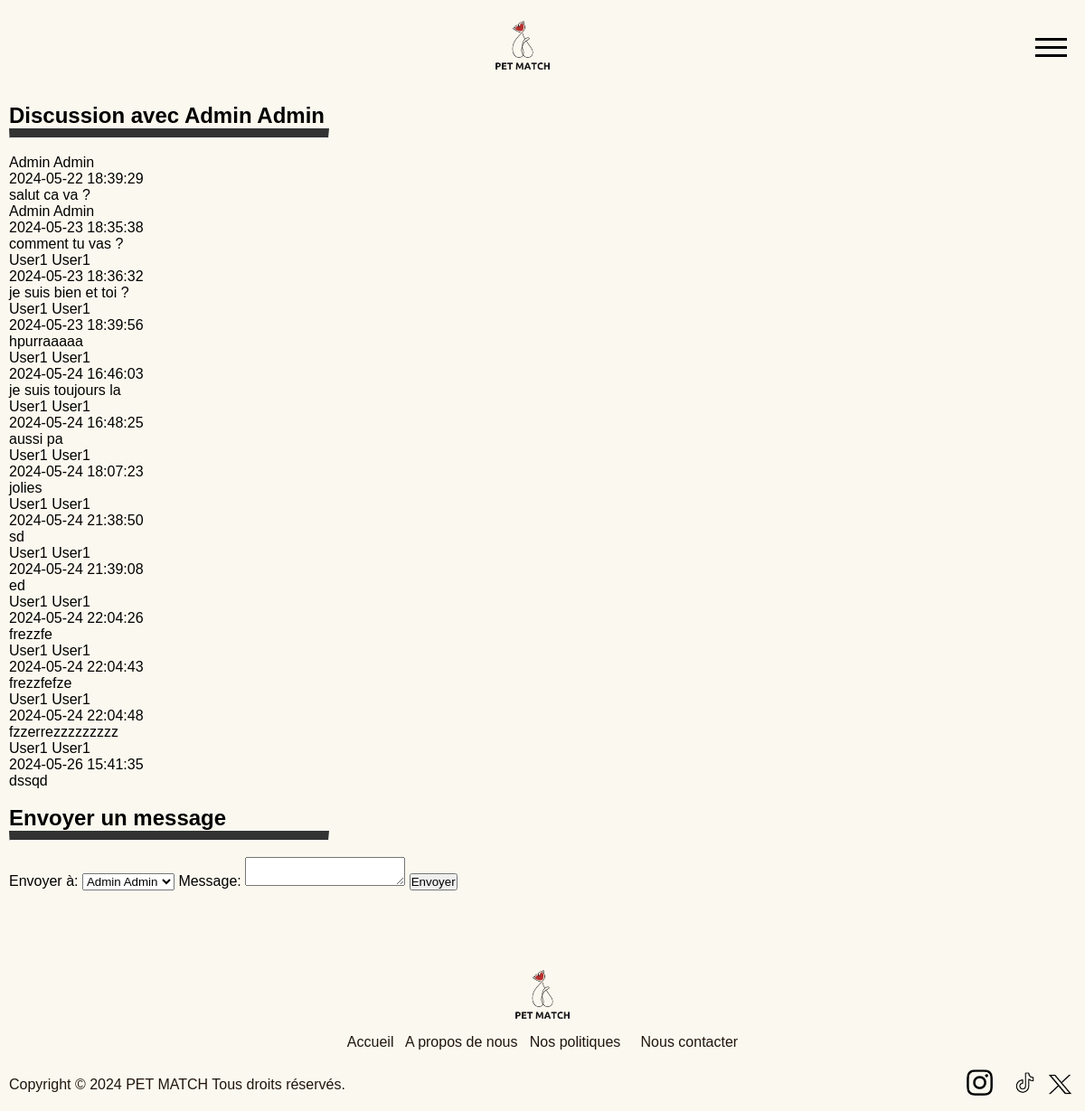
Before: /feature/send_message.php?message_to_user_id=1 (signed in) with the older database file.
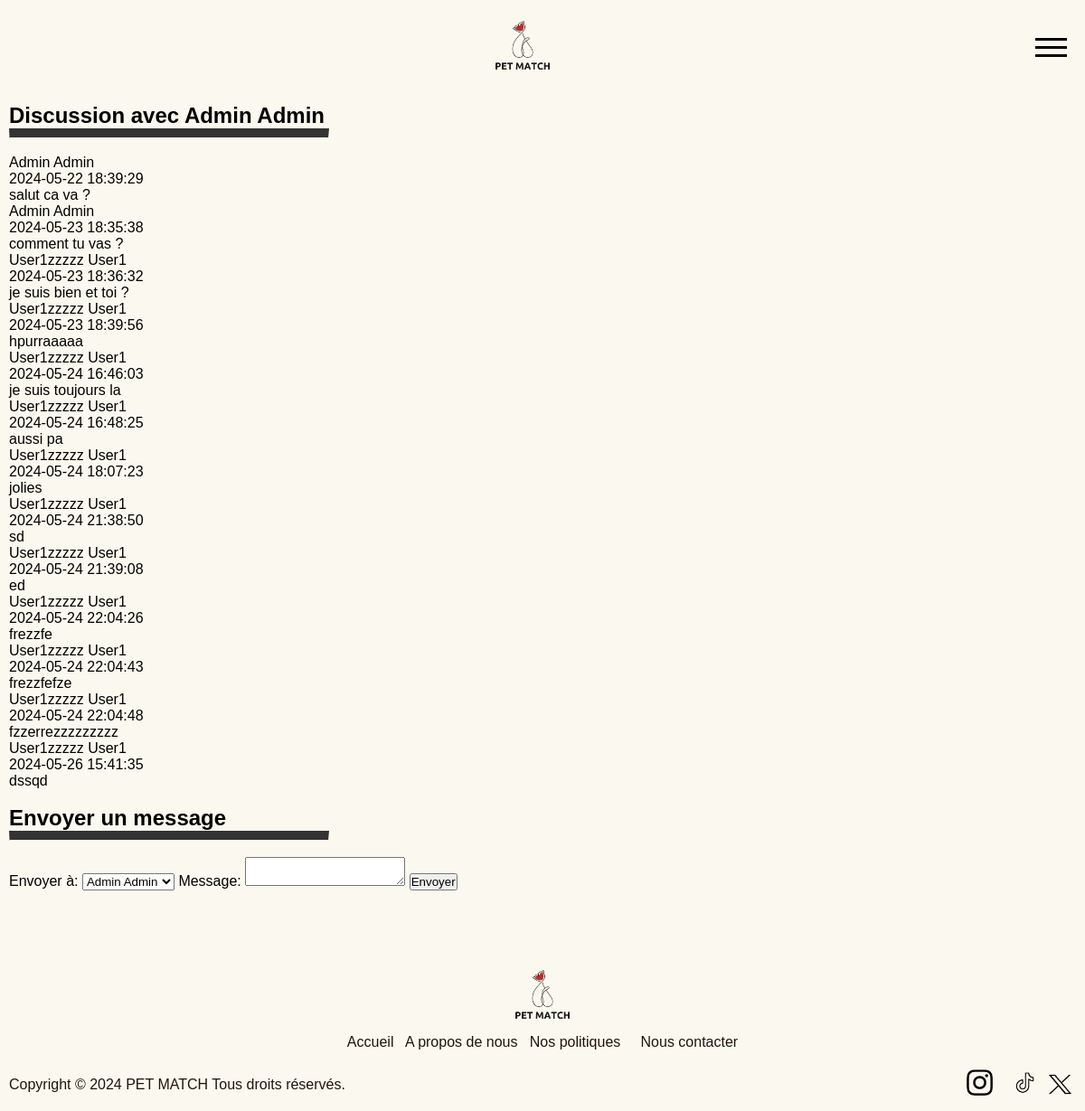
After: the same page with the newer database file.
### tables this page shows
CREATE TABLE user (
    id INTEGER PRIMARY KEY AUTOINCREMENT,
    gender TEXT NOT NULL,
    firstname TEXT NOT NULL,
    lastname TEXT NOT NULL,
    email TEXT NOT NULL UNIQUE,
    password TEXT NOT NULL,
    phone TEXT NOT NULL,
    city TEXT NOT NULL,
    birthday TEXT NOT NULL,
    orientation TEXT NOT NULL,
    bio TEXT,
    is_admin INTEGER NOT NULL DEFAULT 0,
    blocked INTEGER NOT NULL DEFAULT 0,
    created_at TIMESTAMP DEFAULT CURRENT_TIMESTAMP,
    subscription TEXT,
    dog_breed TEXT NOT NULL
, "photo" TEXT);

CREATE TABLE messages (
    id INTEGER PRIMARY KEY AUTOINCREMENT,
    sender_id INTEGER NOT NULL,
    receiver_id INTEGER NOT NULL,
    content TEXT NOT NULL,
    sent_at TIMESTAMP DEFAULT CURRENT_TIMESTAMP,
    FOREIGN KEY (sender_id) REFERENCES user(id),
    FOREIGN KEY (receiver_id) REFERENCES user(id)
);

### feature/send_message.php (the view, shortened to what this page needs)
<?php include '../template/header.php'; $custom_css = "../css/send_message.css"; ?>
<?php
$pdo = new PDO('sqlite:../DB/my_database.db');
$pdo->setAttribute(PDO::ATTR_ERRMODE, PDO::ERRMODE_EXCEPTION);
$user_id = $_SESSION['user_id'];
if (isset($_GET['message_to_user_id'])) {
    $receiver_id = $_GET['message_to_user_id'];
    $stmt = $pdo->prepare("SELECT * FROM user WHERE id = :id");
    $stmt->execute(['id' => $receiver_id]);
    $receiver = $stmt->fetch(PDO::FETCH_ASSOC);
    $sql = "SELECT m.*, u.firstname, u.lastname
            FROM messages m
            JOIN user u ON m.sender_id = u.id
            WHERE (m.sender_id = :user_id AND m.receiver_id = :receiver_id)
               OR (m.sender_id = :receiver_id AND m.receiver_id = :user_id)
            ORDER BY m.sent_at ASC";
    $stmt = $pdo->prepare($sql);
    $stmt->execute([
        'user_id' => $user_id,
        'receiver_id' => $receiver_id
    ]);
    $messages = $stmt->fetchAll(PDO::FETCH_ASSOC);
}
?>
<body>
    <?php if (isset($messages)): ?>
        <h2>Discussion avec <?= htmlspecialchars($receiver['firstname'] . ' ' . $receiver['lastname']) ?></h2>
        <hr style="border-top: 10px solid #333; width:30%">
        <br>
        <?php foreach ($messages as $message): ?>
            <div class="message">
                <div class="sender">
                    <?= htmlspecialchars($message['firstname'] . ' ' . $message['lastname']) ?>
                </div>
                <div class="timestamp">
                    <?= htmlspecialchars($message['sent_at']) ?>
                </div>
                <div class="content">
                    <?= nl2br(htmlspecialchars($message['content'])) ?>
                </div>
            </div>
        <?php endforeach; ?>
    <?php endif; ?>
    <br>
    <h2>Envoyer un message</h2>
    <hr style="border-top: 10px solid #333; width:30%">
    <br>
    <form action="form/send_messageF.php" method="POST">
        <label>Envoyer à:</label>
        <select name="receiver_id" required>
            <?php
            if (!isset($_GET['message_to_user_id'])) {
                foreach ($matched_users as $user) {
                    echo "<option value='" . htmlspecialchars($user['id']) . "'>" .
                        htmlspecialchars($user['firstname'] . " " . $user['lastname']) .
                        "</option>";
                }
            } else {
                echo "<option value='" . htmlspecialchars($receiver['id']) . "'>" .
                    htmlspecialchars($receiver['firstname'] . " " . $receiver['lastname']) .
                    "</option>";
            }
            ?>
        </select>
        <label>Message:</label>
        <textarea name="content" required></textarea>
        <input type="submit" value="Envoyer">
    </form>
<?php include '../template/footer.php'; ?>

### template/header.php (shortened to what this page needs)
<!DOCTYPE html>
<html>
    <head>
        <link rel="stylesheet" href="../css/style.css">
        <link rel="stylesheet" href="../css/form.css">
    </head>
    <body>
        <nav>
            <div class="containerNav">
                <div class="left image2" style="display:flex;">
                </div>
                <div class="center">
                <?php
                    if (isset($_SESSION["user_id"])) {
                        echo "<a href='../user/home.php'><img src='../pic/logoSF.png' alt='Logo' width='auto' height='80px'></a>";
                    } else {
                        echo "<a href='../visitor/index.php'><img src='../pic/logoSF.png' alt='Logo' width='auto' height='80px'></a>";
                    }
                ?>
                </div>
                <div class="right">
                    <a href="#" id="openBtn">
                        <span class="burger-icon">
                        <span></span>
                        <span></span>
                        <span></span>
                        </span>
                    </a>
                </div>
            </div>
        </nav>
        <main>

### template/footer.php (shortened to what this page needs)
</main>
        <footer>
            <div class="container">
                <div class="center"><img src="../pic/logoSF.png" alt="Logo" width="auto" height="80px"></div>
                <div class="center">
                    <?php
                        if (isset($_SESSION["user_id"])) {
                           echo "<a href='../user/home.php'>Accueil</a>";
                        } else {
                            echo "<a href='../visitor/index.php'>Accueil</a>";
                        }
                    ?>
                    <a href="../template/about_us.php" id="footer">A propos de nous</a>
                    <a href="../template/policy.php" id="footer">Nos politiques</a>
                    <a href="../template/contact.php" id="footer">Nous contacter</a>
                </div>
                <br>
                <div class="containerF network_pc">
                    <div class="left-text">Copyright &copy; 2024 PET MATCH Tous droits réservés.</div>
                    <div class="right-text">
                        <a class="right" href="#"><img src="../social_media/logo-insta-SF.png" width="35px" height="35px"></a>&nbsp;<a href="#"><img src="../social_media/logo-tiktok-SF.png" width="35px" height="35px"></a>&nbsp;<a href="#"><img src="../social_media/logo-x-SF.png" width="35px" height="31px"></a>
                    </div>
                </div>
            </div>
        </footer>
    </body>
</html>

### css/style.css (style rules this page uses)
* { margin: 0; padding: 0; box-sizing: border-box; }
html { height: 100%; background-color: #FBF9EF; }
body { min-height: 100%; display: block; flex-direction: column; font-family: "Arial", Sans-serif; background-color: #FBF9EF; }
main { flex : 1; padding: 10px; padding-bottom: 50px; background-color: #FBF9EF; }
a { color : rgb(0, 0, 0); cursor: pointer; text-decoration: underline; }
.containerNav { display: flex; flex-direction: row; justify-content: space-between; align-items: center; height: min-content; padding: 10px 10px 10px 0; }
.burger-icon span { display: block; width: 35px; height: 3px; background-color: rgb(0, 0, 0); margin: 6px 0; right: 25px; }
.left, .right { width: min-content; text-align: center; padding: 10px; }
.right { right: 0; }
.center { width: 100%; text-align: center; }
.container { margin-top: 15px; display: flex; width: 100%; flex-direction: column; justify-content: space-between; align-items: center; height: min-content; }
.network_pc { display: block; }
footer { color: #20150d; padding: 10px; display: flex; justify-content: space-between; align-items: center; position: relative; bottom : 0; width :100%; margin-top: auto; }
footer a { text-decoration: none; color: #20150d; }
.containerF { display: flex; justify-content: space-between; align-items: center; width: 100%; }
.left-text { flex: 1; }
.right-text { flex: 1; text-align: right; }

Changed rows visible on the page:
changed through a linked row, messages "je suis bien et toi ?": sender.lastname "User1 User1" → "User1zzzzz User1"
changed through a linked row, messages "hpurraaaaa": sender.lastname "User1 User1" → "User1zzzzz User1"
changed through a linked row, messages "je suis toujours la": sender.lastname "User1 User1" → "User1zzzzz User1"
changed through a linked row, messages "aussi pa": sender.lastname "User1 User1" → "User1zzzzz User1"
changed through a linked row, messages "jolies": sender.lastname "User1 User1" → "User1zzzzz User1"
changed through a linked row, messages "sd": sender.lastname "User1 User1" → "User1zzzzz User1"
changed through a linked row, messages "ed": sender.lastname "User1 User1" → "User1zzzzz User1"
changed through a linked row, messages "frezzfe": sender.lastname "User1 User1" → "User1zzzzz User1"
changed through a linked row, messages "frezzfefze": sender.lastname "User1 User1" → "User1zzzzz User1"
changed through a linked row, messages "fzzerrezzzzzzzzz": sender.lastname "User1 User1" → "User1zzzzz User1"
changed through a linked row, messages "dssqd": sender.lastname "User1 User1" → "User1zzzzz User1"
